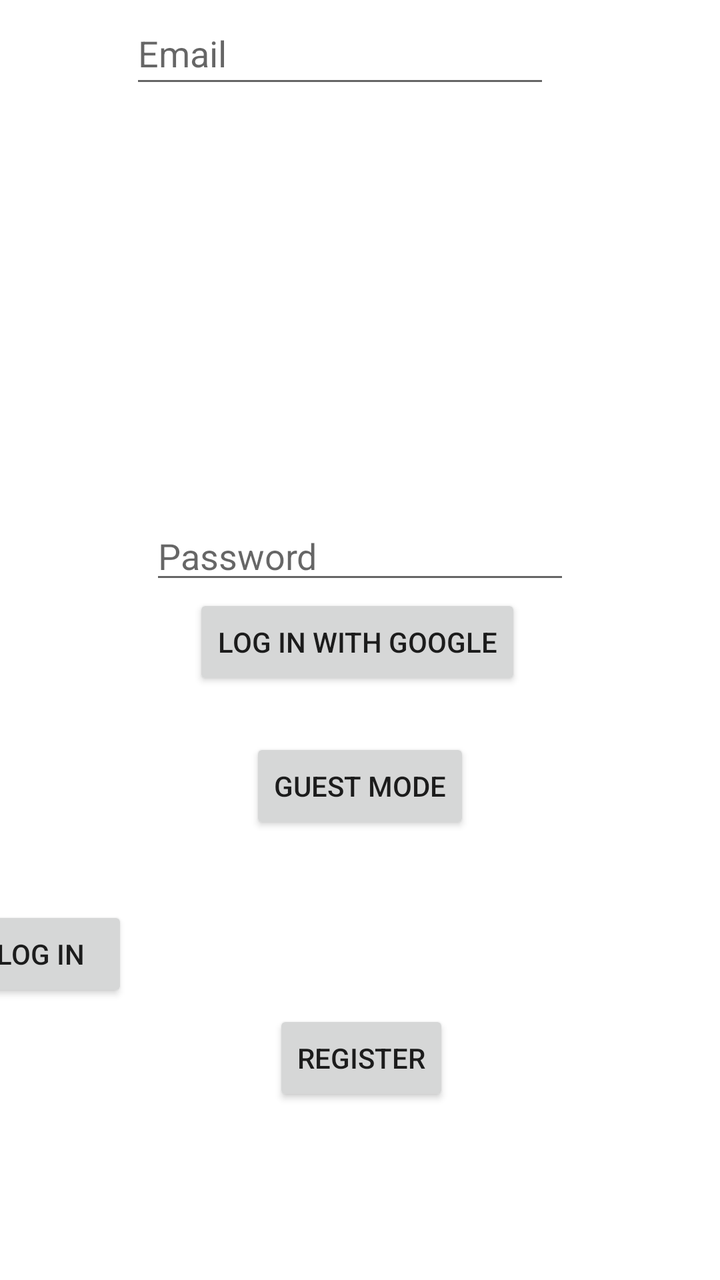
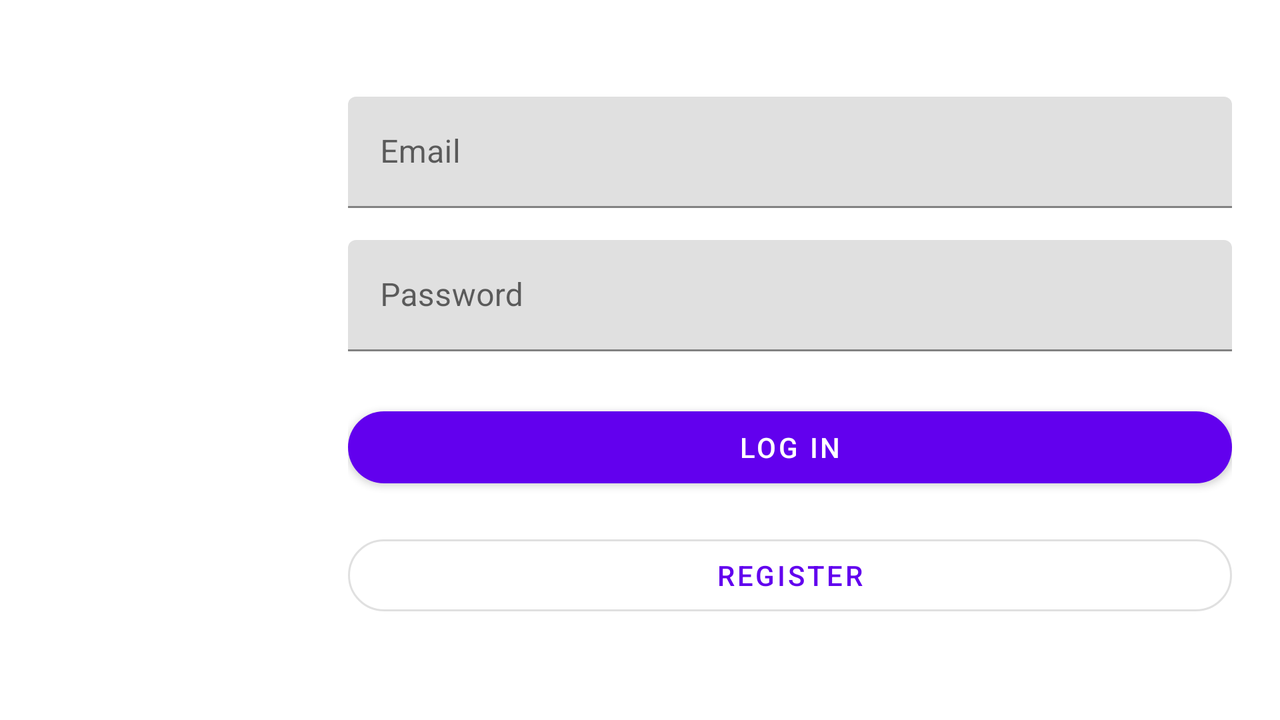

An Android layout and its configuration variant, each rendered on a device that would load it. The default file and the variant file are quoted in full after the pictures.
<!-- AndroidManifest.xml: application theme Theme.Bloodpressure -->
<!-- res/layout/activity_login.xml -->
<?xml version="1.0" encoding="utf-8"?>
<androidx.constraintlayout.widget.ConstraintLayout xmlns:android="http://schemas.android.com/apk/res/android"
    xmlns:app="http://schemas.android.com/apk/res-auto"
    xmlns:tools="http://schemas.android.com/tools"
    android:id="@+id/main"
    android:layout_width="match_parent"
    android:layout_height="match_parent"
    tools:context=".LoginActivity">

    <androidx.constraintlayout.widget.ConstraintLayout
        android:layout_width="409dp"
        android:layout_height="729dp"
        android:layout_marginStart="1dp"
        android:layout_marginTop="1dp"
        android:layout_marginEnd="1dp"
        android:layout_marginBottom="1dp"
        app:layout_constraintBottom_toBottomOf="parent"
        app:layout_constraintEnd_toEndOf="parent"
        app:layout_constraintStart_toStartOf="parent"
        app:layout_constraintTop_toTopOf="parent">

        <EditText
            android:id="@+id/editTextEmailAddress"
            android:layout_width="wrap_content"
            android:layout_height="48dp"
            android:layout_marginBottom="248dp"
            android:ems="10"
            android:hint="@string/email"
            android:inputType="textEmailAddress"
            app:layout_constraintBottom_toTopOf="@+id/googleButton"
            app:layout_constraintEnd_toEndOf="parent"
            app:layout_constraintHorizontal_bias="0.447"
            app:layout_constraintStart_toStartOf="parent"/>

        <EditText
            android:id="@+id/passwordEditText"
            android:layout_width="wrap_content"
            android:layout_height="wrap_content"
            android:ems="10"
            android:hint="@string/password"
            android:inputType="textPassword"
            app:layout_constraintBottom_toTopOf="@+id/googleButton"
            app:layout_constraintEnd_toEndOf="parent"
            app:layout_constraintHorizontal_bias="0.497"
            app:layout_constraintStart_toStartOf="parent"
            app:layout_constraintVertical_bias="0.765" />

        <Button
            android:id="@+id/registerButton"
            android:layout_width="wrap_content"
            android:layout_height="wrap_content"
            android:layout_marginBottom="132dp"
            android:onClick="register"
            android:text="@string/register"
            app:layout_constraintBottom_toBottomOf="parent"
            app:layout_constraintEnd_toEndOf="parent"
            app:layout_constraintStart_toStartOf="parent" />

        <Button
            android:id="@+id/googleButton"
            android:layout_width="wrap_content"
            android:layout_height="wrap_content"
            android:layout_marginBottom="340dp"
            android:onClick="google"
            android:text="@string/log_in_with_google"
            app:layout_constraintBottom_toBottomOf="parent"
            app:layout_constraintEnd_toEndOf="parent"
            app:layout_constraintHorizontal_bias="0.493"
            app:layout_constraintStart_toStartOf="parent" />

        <Button
            android:id="@+id/guestButton"
            android:layout_width="wrap_content"
            android:layout_height="wrap_content"
            android:layout_marginTop="24dp"
            android:onClick="guest"
            android:text="@string/guest_mode"
            app:layout_constraintEnd_toEndOf="parent"
            app:layout_constraintHorizontal_bias="0.498"
            app:layout_constraintStart_toStartOf="parent"
            app:layout_constraintTop_toBottomOf="@+id/googleButton" />


        <Button
            android:id="@+id/loginButton"
            android:layout_width="wrap_content"
            android:layout_height="wrap_content"
            android:layout_marginTop="36dp"
            android:text="@string/log_in"
            android:onClick="login"
            app:layout_constraintBottom_toTopOf="@+id/registerButton"
            app:layout_constraintTop_toBottomOf="@+id/guestButton"
            app:layout_constraintVertical_bias="0.0"
            tools:layout_editor_absoluteX="160dp" />
    </androidx.constraintlayout.widget.ConstraintLayout>
</androidx.constraintlayout.widget.ConstraintLayout>
<!-- resources referenced by this layout -->
<resources>
  <string name="email">Email</string>
  <string name="guest_mode">Guest mode</string>
  <string name="log_in">Log in</string>
  <string name="log_in_with_google">log in with google</string>
  <string name="password">Password</string>
  <string name="register">Register</string>
  <style name="Theme.Bloodpressure" parent="Theme.MaterialComponents.DayNight.DarkActionBar">
          
          <item name="colorPrimary">@color/purple_500</item>
          <item name="colorPrimaryVariant">@color/purple_700</item>
          <item name="colorOnPrimary">@color/white</item>
          
          <item name="colorSecondary">@color/teal_200</item>
          <item name="colorSecondaryVariant">@color/teal_700</item>
          <item name="colorOnSecondary">@color/black</item>
          
          <item name="android:statusBarColor">?attr/colorPrimaryVariant</item>
          
      </style>
</resources>
<!-- res/layout-land/activity_login.xml (the author's variant of the layout above) -->
<!-- drawn on the phone turned sideways -->
<?xml version="1.0" encoding="utf-8"?>
<androidx.constraintlayout.widget.ConstraintLayout xmlns:android="http://schemas.android.com/apk/res/android"
    xmlns:app="http://schemas.android.com/apk/res-auto"
    xmlns:tools="http://schemas.android.com/tools"
    android:id="@+id/main"
    android:layout_width="match_parent"
    android:layout_height="match_parent"
    android:padding="24dp"
    tools:context=".LoginActivity">

    
    <ImageView
        android:id="@+id/logoImage"
        android:layout_width="150dp"
        android:layout_height="150dp"
        android:src="@drawable/bp_logo"
        android:contentDescription="@string/app_name"
        app:layout_constraintTop_toTopOf="parent"
        app:layout_constraintBottom_toBottomOf="parent"
        app:layout_constraintStart_toStartOf="parent"
        android:layout_marginEnd="24dp" />

    
    <androidx.constraintlayout.widget.ConstraintLayout
        android:id="@+id/formContainer"
        android:layout_width="0dp"
        android:layout_height="wrap_content"
        app:layout_constraintTop_toTopOf="parent"
        app:layout_constraintBottom_toBottomOf="parent"
        app:layout_constraintStart_toEndOf="@id/logoImage"
        app:layout_constraintEnd_toEndOf="parent">

        <com.google.android.material.textfield.TextInputLayout
            android:id="@+id/emailLayout"
            android:layout_width="0dp"
            android:layout_height="wrap_content"
            android:hint="@string/email"
            app:layout_constraintTop_toTopOf="parent"
            app:layout_constraintStart_toStartOf="parent"
            app:layout_constraintEnd_toEndOf="parent">

            <com.google.android.material.textfield.TextInputEditText
                android:id="@+id/editTextEmailAddress"
                android:layout_width="match_parent"
                android:layout_height="wrap_content"
                android:inputType="textEmailAddress" />
        </com.google.android.material.textfield.TextInputLayout>

        <com.google.android.material.textfield.TextInputLayout
            android:id="@+id/passwordLayout"
            android:layout_width="0dp"
            android:layout_height="wrap_content"
            android:hint="@string/password"
            app:layout_constraintTop_toBottomOf="@id/emailLayout"
            app:layout_constraintStart_toStartOf="parent"
            app:layout_constraintEnd_toEndOf="parent"
            android:layout_marginTop="16dp">

            <com.google.android.material.textfield.TextInputEditText
                android:id="@+id/passwordEditText"
                android:layout_width="match_parent"
                android:layout_height="wrap_content"
                android:inputType="textPassword" />
        </com.google.android.material.textfield.TextInputLayout>

        <com.google.android.material.button.MaterialButton
            android:id="@+id/loginButton"
            android:layout_width="0dp"
            android:layout_height="wrap_content"
            android:text="@string/log_in"
            android:onClick="login"
            app:cornerRadius="24dp"
            style="@style/Widget.MaterialComponents.Button"
            app:layout_constraintTop_toBottomOf="@id/passwordLayout"
            app:layout_constraintStart_toStartOf="parent"
            app:layout_constraintEnd_toEndOf="parent"
            android:layout_marginTop="24dp" />

        <com.google.android.material.button.MaterialButton
            android:id="@+id/registerButton"
            android:layout_width="0dp"
            android:layout_height="wrap_content"
            android:text="@string/register"
            android:onClick="register"
            app:cornerRadius="24dp"
            style="@style/Widget.MaterialComponents.Button.OutlinedButton"
            app:layout_constraintTop_toBottomOf="@id/loginButton"
            app:layout_constraintStart_toStartOf="parent"
            app:layout_constraintEnd_toEndOf="parent"
            android:layout_marginTop="16dp" />

    </androidx.constraintlayout.widget.ConstraintLayout>
</androidx.constraintlayout.widget.ConstraintLayout>
<!-- resources referenced by the variant -->
<!-- as the phone turned sideways resolves them -->
<resources>
  <string name="app_name">blood-pressure</string>
  <string name="email">Email</string>
  <string name="log_in">Log in</string>
  <string name="password">Password</string>
  <string name="register">Register</string>
  <style name="Theme.Bloodpressure" parent="Theme.MaterialComponents.DayNight.DarkActionBar">
          
          <item name="colorPrimary">@color/purple_500</item>
          <item name="colorPrimaryVariant">@color/purple_700</item>
          <item name="colorOnPrimary">@color/white</item>
          
          <item name="colorSecondary">@color/teal_200</item>
          <item name="colorSecondaryVariant">@color/teal_700</item>
          <item name="colorOnSecondary">@color/black</item>
          
          <item name="android:statusBarColor">?attr/colorPrimaryVariant</item>
          
      </style>
</resources>
